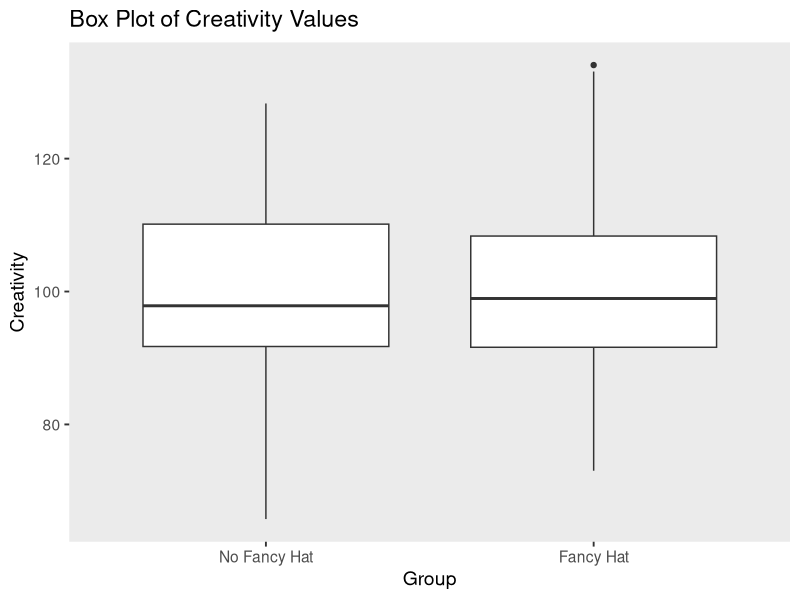

Here is the R script that generated this plot:
## ---- chunk 1
knitr::opts_chunk$set(echo = TRUE, cache = TRUE)
library(tidyverse)
## ---- chunk 2
library(tidyverse)
library(viridis)
library(kableExtra)

theme_set(theme_grey(base_size = 14) +
            theme(panel.grid = element_blank()))
## ---- chunk 3
set.seed(12)

# Number of people wearing fancy hats
N_fancyhats <- 50 

# Number of people not wearing fancy hats
N_nofancyhats <- 50

# Population mean of creativity for people wearing fancy hats
mu_fancyhats <- 103 

# Population mean of creativity for people wearing no fancy hats
mu_nofancyhats <- 98 

# Average population standard deviation of both groups
sigma <- 15 

# Generate data
fancyhats = tibble(Creativity = rnorm(N_fancyhats, mu_fancyhats, sigma),
               Group = "Fancy Hat")

nofancyhats = tibble(Creativity = rnorm(N_nofancyhats, mu_nofancyhats, sigma),
                 Group = "No Fancy Hat")


FancyHat <- bind_rows(fancyhats, nofancyhats)  %>%
    mutate(Group = fct_relevel(as.factor(Group), "No Fancy Hat"))
## ---- chunk 4
kbl(FancyHat) %>%
  kable_paper() %>%
  scroll_box(width = "500px", height = "200px")
## ---- chunk 5
FancyHat %>% 
    ggplot() +
    geom_boxplot ((aes(y = Creativity, x = Group))) +
    labs(title= "Box Plot of Creativity Values")
## ---- chunk 6
fancyhat_ttest <- t.test(Creativity ~ Group,
       var.equal = TRUE,
       data = FancyHat)
